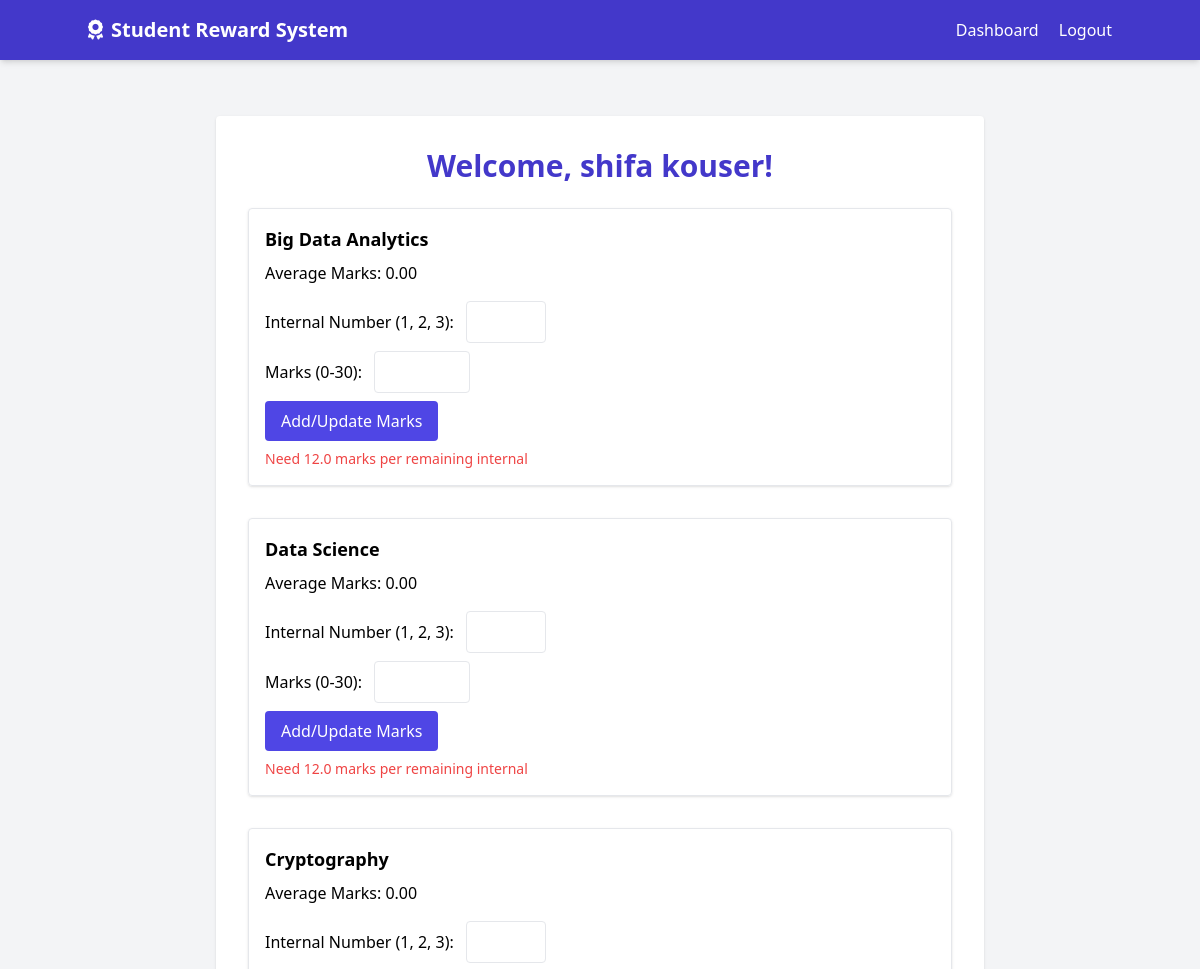
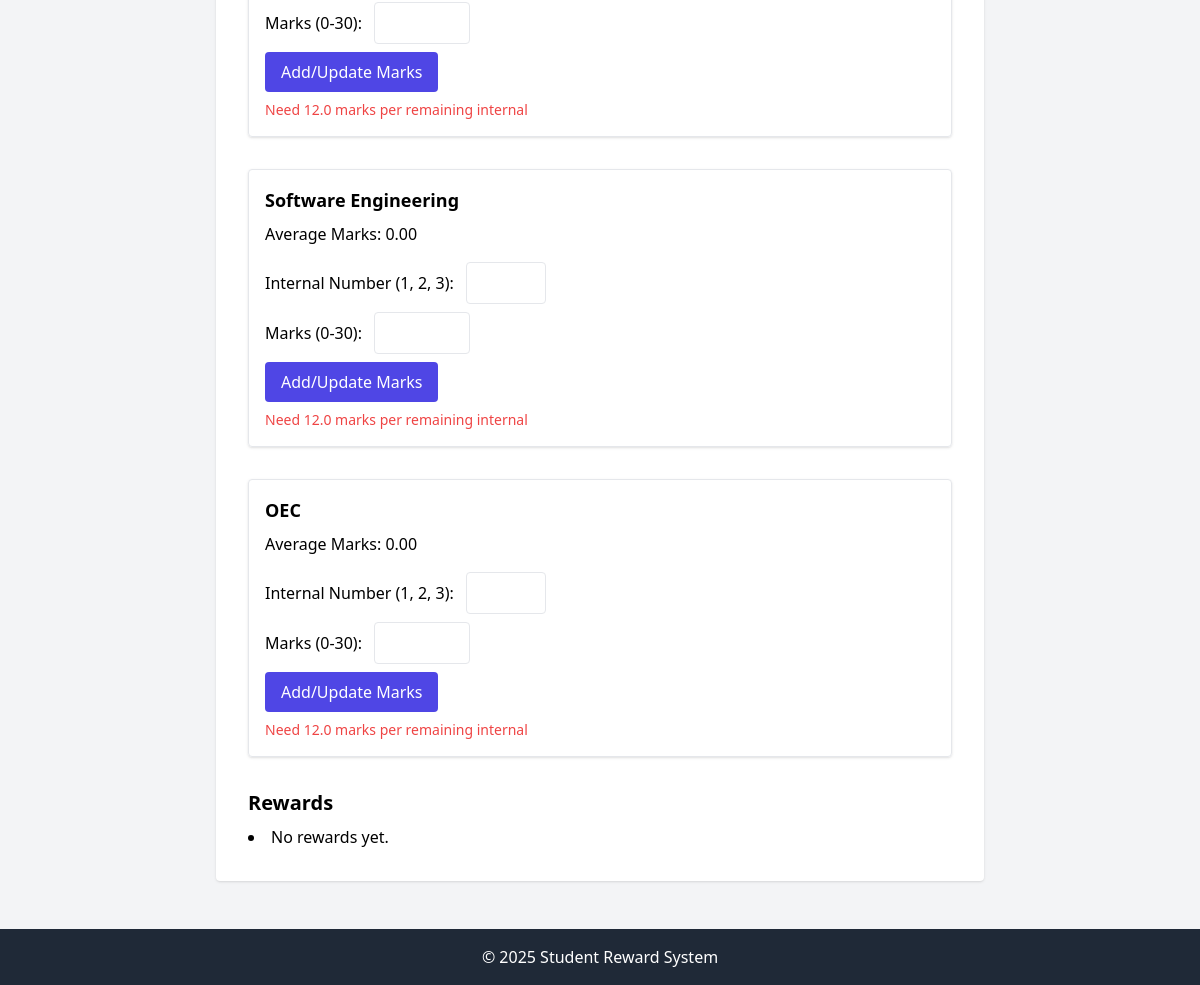
The page /student/dashboard (signed in) on the database its author committed (2 pictures, top to bottom).
### models.py (models this page shows, shortened)
class Student(db.Model):
    id = db.Column(db.Integer, primary_key=True)
    name = db.Column(db.String(100), nullable=False)
    usn = db.Column(db.String(20), unique=True, nullable=False)
    created_at = db.Column(db.DateTime, default=datetime.utcnow)
    marks = db.relationship('Mark', backref='student', lazy=True)
    rewards = db.relationship('Reward', backref='student', lazy=True)

class Subject(db.Model):
    id = db.Column(db.Integer, primary_key=True)
    name = db.Column(db.String(100), nullable=False)
    code = db.Column(db.String(20), unique=True, nullable=False)
    faculty_id = db.Column(db.Integer, db.ForeignKey('faculty.id'), nullable=True)
    created_at = db.Column(db.DateTime, default=datetime.utcnow)
    marks = db.relationship('Mark', backref='subject', lazy=True)
    rewards = db.relationship('Reward', backref='subject', lazy=True)

### routes.py (the view)
    @app.route('/student/dashboard')
    def student_dashboard():
        if 'student_id' not in session:
            flash('Please login first', 'error')
            return redirect(url_for('student_login'))
        student_id = session['student_id']
        student = Student.query.get(student_id)
        subjects = []
        for subject_name in SUBJECTS:
            subject = Subject.query.filter_by(name=subject_name).first()
            if not subject:
                subject = Subject(name=subject_name, code=subject_name.replace(" ", "_").upper())
                db.session.add(subject)
                db.session.commit()
            subjects.append(subject)
        subjects_data = []
        for subject in subjects:
            marks_data = Mark.query.filter_by(student_id=student_id, subject_id=subject.id).order_by(Mark.internal_number).all()
            total_marks = sum(mark.marks for mark in marks_data)
            avg_marks = total_marks / len(marks_data) if marks_data else 0
            focus_message = ""
            for mark in marks_data:
                if mark.marks < 12:
                    focus_message = "Focus on this subject."
                    break
            required_marks, message = RewardCalculator.calculate_required_marks(student_id, subject.id)
            rewards = Reward.query.filter_by(student_id=student_id, subject_id=subject.id).all()
            subjects_data.append({
                'subject': subject,
                'marks': marks_data,
                'avg_marks': avg_marks,
                'focus_message': focus_message,
                'required_marks': required_marks,
                'message': message,
                'rewards': rewards
            })
        return render_template('student_dashboard.html', student=student, subjects_data=subjects_data)

### logic.py (called while the page is built)
    @staticmethod
    def calculate_required_marks(student_id, subject_id):
        marks = Mark.query.filter_by(student_id=student_id, subject_id=subject_id).all()
        completed_internals = len(marks)
        if completed_internals >= 3:
            return 0, "All internals completed"
        total_marks = sum(mark.marks for mark in marks)
        target_total = 36  # 12 * 3
        remaining_internals = 3 - completed_internals
        needed_marks = target_total - total_marks
        if remaining_internals > 0:
            marks_per_internal = needed_marks / remaining_internals
            return max(0, marks_per_internal), f"Need {max(0, marks_per_internal):.1f} marks per remaining internal"
        return 0, "All internals completed"

### templates/student_dashboard.html (shortened to what this page needs)
{% extends "base.html" %}
{% block content %}
<div class="max-w-3xl mx-auto mt-10 p-8 bg-white rounded shadow">
    <h2 class="text-3xl font-bold mb-6 text-indigo-700 text-center">
        Welcome, {{ student.name }}!
    </h2>
    {% for subj in subjects_data %}
    <div class="mb-8 p-4 border rounded shadow">
        <h3 class="font-semibold mb-2 text-lg">{{ subj.subject.name }}</h3>
        <p>Average Marks: {{ "%.2f"|format(subj.avg_marks) }}</p>
        <form method="POST" action="{{ url_for('add_marks') }}" class="space-y-2">
            <div>
                <label for="internal_number_{{ subj.subject.id }}">Internal Number (1, 2, 3):</label>
                <input type="number" name="internal_number" id="internal_number_{{ subj.subject.id }}" min="1" max="3" required class="border p-2 rounded w-20 ml-2">
            </div>
            <div>
                <label for="marks_{{ subj.subject.id }}">Marks (0-30):</label>
                <input type="number" name="marks" id="marks_{{ subj.subject.id }}" min="0" max="30" step="0.01" required class="border p-2 rounded w-24 ml-2">
            </div>
            <button type="submit" class="bg-indigo-600 text-white px-4 py-2 rounded">
                Add/Update Marks
            </button>
        </form>
        {% if subj.message %}
        <div class="text-red-500 text-sm mt-2">{{ subj.message }}</div>
        {% endif %}
    </div>
    {% endfor %}
    <h3 class="text-xl font-semibold mt-8 mb-2">Rewards</h3>
    <ul class="list-disc list-inside">
        {% set rewards_found = false %}
        {% for subj in subjects_data %}
            {% if subj.rewards|length > 0 %}
                {% set rewards_found = true %}
            {% endif %}
        {% endfor %}
        {% if not rewards_found %}
            <li>No rewards yet.</li>
        {% else %}
            {% for subj in subjects_data %}
                {% for reward in subj.rewards %}
                    <li>{{ reward.reward_type }} for {{ subj.subject.name }}</li>
                {% endfor %}
            {% endfor %}
        {% endif %}
    </ul>
</div>
{% endblock %}

### templates/base.html (shortened to what this page needs)
<!DOCTYPE html>
<html lang="en">
<head>
    <link rel="stylesheet" href="{{ url_for('static', filename='style.css') }}">
    <script src="https://cdn.tailwindcss.com"></script>
    <link href="https://cdnjs.cloudflare.com/ajax/libs/font-awesome/6.0.0-beta3/css/all.min.css" rel="stylesheet">
</head>
<body class="bg-gray-100 min-h-screen">
    <nav class="bg-indigo-700 text-white p-4 shadow-md">
        <div class="container mx-auto flex justify-between items-center">
            <a href="{{ url_for('home') }}" class="text-xl font-bold">
                <i class="fas fa-award mr-2"></i>Student Reward System
            </a>
            <div class="space-x-4">
                {% if session.get('user_type') == 'student' %}
                    <a href="{{ url_for('student_dashboard') }}" class="hover:text-indigo-200">Dashboard</a>
                    <a href="{{ url_for('home') }}" class="hover:text-indigo-200">Logout</a>
                {% elif session.get('user_type') == 'faculty' %}
                    <a href="{{ url_for('faculty_dashboard') }}" class="hover:text-indigo-200">Dashboard</a>
                    <a href="{{ url_for('home') }}" class="hover:text-indigo-200">Logout</a>
                {% elif session.get('user_type') == 'department' %}
                    <a href="{{ url_for('department_dashboard') }}" class="hover:text-indigo-200">Dashboard</a>
                    <a href="{{ url_for('home') }}" class="hover:text-indigo-200">Logout</a>
                {% else %}
                    <a href="{{ url_for('student_login') }}" class="hover:text-indigo-200">Student</a>
                    <a href="{{ url_for('faculty_login') }}" class="hover:text-indigo-200">Faculty</a>
                    <a href="{{ url_for('department_login') }}" class="hover:text-indigo-200">Department</a>
                {% endif %}
            </div>
        </div>
    </nav>
    <div class="container mx-auto p-4">
        {% block content %}{% endblock %}
    </div>
    <footer class="bg-gray-800 text-white p-4 mt-8">
        <div class="container mx-auto text-center">
            <p>&copy; 2025 Student Reward System</p>
        </div>
    </footer>
</body>
</html>

### rows shown on the page
Student: name "shifa kouser"
Subject: subject.name "Big Data Analytics"
Subject: subject.name "Data Science"
Subject: subject.name "Cryptography"
Subject: subject.name "Software Engineering"
Subject: subject.name "OEC"

### other values the page prints
{{ "%.2f"|format(subj.avg_marks) }} "0.00" "0.00" "0.00" "0.00" "0.00"
{{ subj.message }} "Need 12.0 marks per remaining internal" "Need 12.0 marks per remaining internal" "Need 12.0 marks per remaining internal" "Need 12.0 marks per remaining internal" "Need 12.0 marks per remaining internal"
